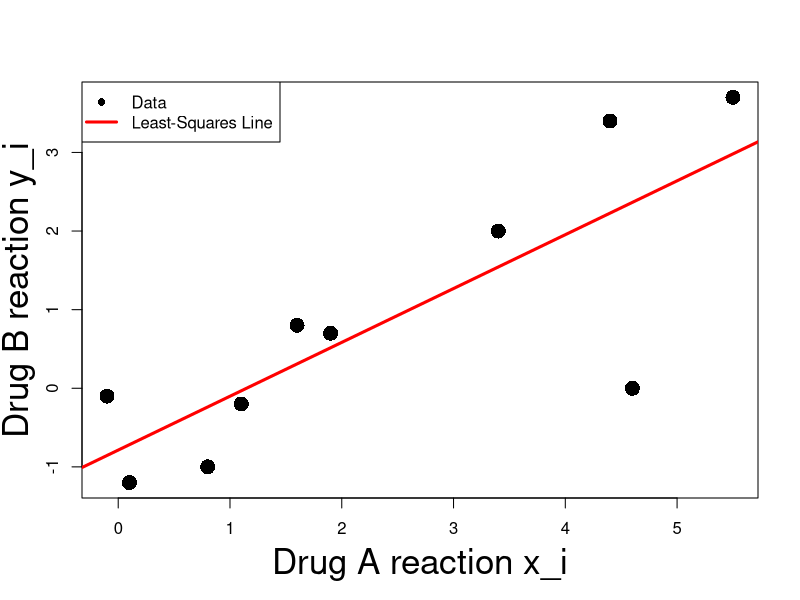

Write R code to recreate this figure.
# Input blood pressure changes data into data-frame
changes <- data.frame(drug_A = c(1.9, 0.8, 1.1, 0.1, -0.1, 
                                 4.4, 4.6, 1.6, 5.5, 3.4),
                      drug_B = c(0.7, -1.0, -0.2, -1.2, -0.1, 
                                 3.4, 0.0, 0.8, 3.7, 2.0)
                     )

# Assign data-frame columns to vectors x and y
x <- changes$drug_A
y <- changes$drug_B

# Compute averages xbar and ybar
xbar <- mean(x)
ybar <- mean(y)

# Compute covariances S_xx and S_xy
S_xx <- var(x)
S_xy <- cov(x,y)

# Compute least-square line coefficients
beta <- S_xy / S_xx
alpha <- ybar - beta * xbar

# Plot the data
plot(x, y, xlab = "", ylab = "", pch = 16, cex = 2)

# Add labels
mtext("Drug A reaction x_i", side = 1, line = 3, cex = 2.1)
mtext("Drug B reaction y_i", side = 2, line = 2.5, cex = 2.1)

# Overlay least-squares line
abline(a = alpha, b = beta, col = "red", lwd = 3)

# Add legend
legend("topleft", 
       legend = c("Data", "Least-Squares Line"), 
       col = c("black", "red"), 
       pch = c(16, NA), 
       lty = c(NA, 1), 
       lwd = c(NA, 3))